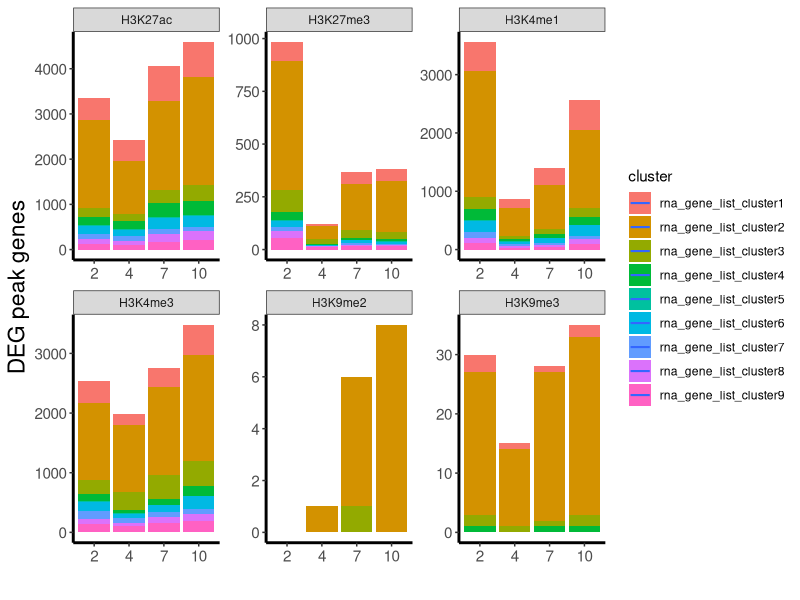

Recreate this plot in R.
## ---- chunk 1
knitr::opts_chunk$set(echo = TRUE)
## ---- chunk 2
setwd("D:/chenlab/CRC")
data = read.csv("DEG_summary.txt", sep="\t")
data$week = factor(data$week, levels = c(2,4,7,10))
library(ggplot2)
library(ggsci)

pdf("DEG_peaks_gene_number_in_cluster.pdf")
ggplot(data,aes(x=week,y=deg_number, fill=cluster)) +
  geom_bar(stat="identity")+
  #geom_line() +
  scale_color_uchicago()+ 
  theme_bw()+theme(plot.title=element_text(size=rel( 1.5),hjust= 0.5), 
                                              axis.title=element_text(size=rel(1.5)), 
                                      axis.text=element_text(size=rel( 1)), 
                                      panel.grid.major=element_line(color= "white"),
                                      panel.grid.minor=element_line(color= "white"), 
                                      panel.border=element_rect(color= "white"),
                                      axis.line=element_line(color= "black",size= 1)) +
  ylab("DEG peak genes")+xlab("")+facet_wrap(~marker,scales = "free") +
 geom_smooth(se=FALSE,formula = y ~ splines::ns(x,20), method ='lm',size=0.7)
dev.off()
